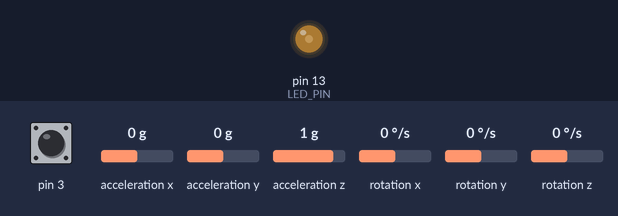
Recording of a sketch running on a simulated Arduino Leonardo, built with avr-gcc and run on an emulated ATmega32U4. On the bench: output pins drawn as LEDs (lit = HIGH). Inputs (shaded band) come from the test bench; at power-on: pin 3 HIGH, acceleration x 0 g, acceleration y 0 g, acceleration z 1 g, rotation x 0 °/s, rotation y 0 °/s, rotation z 0 °/s. The sensor or clock chip raises its interrupt line as the real part does; what the sketch prints to the serial monitor is not drawn.

Above: at 1.7 s.
1.8 s: pin 3 pulled LOW for 0.15 s
At 3.1 s:
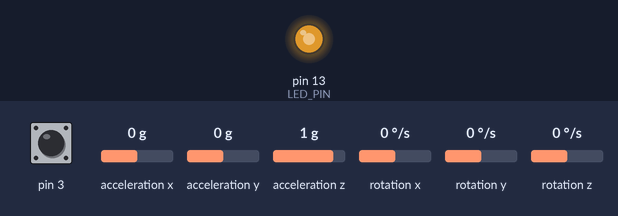
3.5 s: pin 3 pulled LOW for 1 s
At 4.8 s:
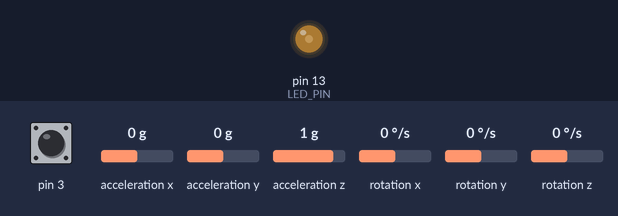
Timing chart, 0 to 6.5 s (numbered marks = the images above; inputs shaded):
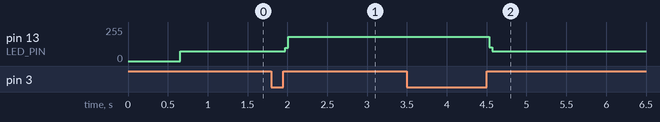

The sketch:

_1_A_Sensor.ino
```cpp
// I2C device class (I2Cdev) demonstration Arduino sketch for MPU6050 class using DMP (MotionApps v2.0)
// 6/21/2012 by Jeff Rowberg <jeff@rowberg.net>
// Updates should (hopefully) always be available at https://github.com/jrowberg/i2cdevlib
//
// Changelog:
//      2013-05-08 - added seamless Fastwire support
//                 - added note about gyro calibration
//      2012-06-21 - added note about Arduino 1.0.1 + Leonardo compatibility error
//      2012-06-20 - improved FIFO overflow handling and simplified read process
//      2012-06-19 - completely rearranged DMP initialization code and simplification
//      2012-06-13 - pull gyro and accel data from FIFO packet instead of reading directly
//      2012-06-09 - fix broken FIFO read sequence and change interrupt detection to RISING
//      2012-06-05 - add gravity-compensated initial reference frame acceleration output
//                 - add 3D math helper file to DMP6 example sketch
//                 - add Euler output and Yaw/Pitch/Roll output formats
//      2012-06-04 - remove accel offset clearing for better results (thanks Sungon Lee)
//      2012-06-01 - fixed gyro sensitivity to be 2000 deg/sec instead of 250
//      2012-05-30 - basic DMP initialization working

/* ============================================
  I2Cdev device library code is placed under the MIT license
  Copyright (c) 2012 Jeff Rowberg

  Permission is hereby granted, free of charge, to any person obtaining a copy
  of this software and associated documentation files (the "Software"), to deal
  in the Software without restriction, including without limitation the rights
  to use, copy, modify, merge, publish, distribute, sublicense, and/or sell
  copies of the Software, and to permit persons to whom the Software is
  furnished to do so, subject to the following conditions:

  The above copyright notice and this permission notice shall be included in
  all copies or substantial portions of the Software.

  THE SOFTWARE IS PROVIDED "AS IS", WITHOUT WARRANTY OF ANY KIND, EXPRESS OR
  IMPLIED, INCLUDING BUT NOT LIMITED TO THE WARRANTIES OF MERCHANTABILITY,
  FITNESS FOR A PARTICULAR PURPOSE AND NONINFRINGEMENT. IN NO EVENT SHALL THE
  AUTHORS OR COPYRIGHT HOLDERS BE LIABLE FOR ANY CLAIM, DAMAGES OR OTHER
  LIABILITY, WHETHER IN AN ACTION OF CONTRACT, TORT OR OTHERWISE, ARISING FROM,
  OUT OF OR IN CONNECTION WITH THE SOFTWARE OR THE USE OR OTHER DEALINGS IN
  THE SOFTWARE.
  ===============================================
*/

int resetCounter = 0;

// Generally, you should use "unsigned long" for variables that hold time
// The value will quickly become too large for an int to store
unsigned long previousMillis = 0;        // will store last time LED was updated

// constants won't change :
const long interval = 900000;
//const long sendInterval = 33;
const long sendInterval = 16.67;
//const long interval = 9000;


//#include <SoftReset.h>
// I2Cdev and MPU6050 must be installed as libraries, or else the .cpp/.h files
// for both classes must be in the include path of your project
#include "I2Cdev.h"

#include "MPU6050_6Axis_MotionApps20.h"
//#include "MPU6050.h" // not necessary if using MotionApps include file

// Arduino Wire library is required if I2Cdev I2CDEV_ARDUINO_WIRE implementation
// is used in I2Cdev.h
#if I2CDEV_IMPLEMENTATION == I2CDEV_ARDUINO_WIRE
#include "Wire.h"
#endif

// class default I2C address is 0x68
// specific I2C addresses may be passed as a parameter here
// AD0 low = 0x68 (default for SparkFun breakout and InvenSense evaluation board)
// AD0 high = 0x69
MPU6050 mpu;//for the GY521 board
//MPU6050 mpu(0x69); // <-- use for AD0 high

/* =========================================================================
   NOTE: In addition to connection 3.3v, GND, SDA, and SCL, this sketch
   depends on the MPU-6050's INT pin being connected to the Arduino's
   external interrupt #0 pin. On the Arduino Uno and Mega 2560, this is
   digital I/O pin 2.
   ========================================================================= */

/* =========================================================================
   NOTE: Arduino v1.0.1 with the Leonardo board generates a compile error
   when using Serial.write(buf, len). The Teapot output uses this method.
   The solution requires a modification to the Arduino USBAPI.h file, which
   is fortunately simple, but annoying. This will be fixed in the next IDE
   release. For more info, see these links:

   http://arduino.cc/forum/index.php/topic,109987.0.html
   http://code.google.com/p/arduino/issues/detail?id=958
   ========================================================================= */


// uncomment "OUTPUT_READABLE_QUATERNION" if you want to see the actual
// quaternion components in a [w, x, y, z] format (not best for parsing
// on a remote host such as Processing or something though)
//#define OUTPUT_READABLE_QUATERNION

// uncomment "OUTPUT_READABLE_EULER" if you want to see Euler angles
// (in degrees) calculated from the quaternions coming from the FIFO.
// Note that Euler angles suffer from gimbal lock (for more info, see
// http://en.wikipedia.org/wiki/Gimbal_lock)
//#define OUTPUT_READABLE_EULER

// uncomment "OUTPUT_READABLE_YAWPITCHROLL" if you want to see the yaw/
// pitch/roll angles (in degrees) calculated from the quaternions coming
// from the FIFO. Note this also requires gravity vector calculations.
// Also note that yaw/pitch/roll angles suffer from gimbal lock (for
// more info, see: http://en.wikipedia.org/wiki/Gimbal_lock)
#define OUTPUT_READABLE_YAWPITCHROLL

// uncomment "OUTPUT_READABLE_REALACCEL" if you want to see acceleration
// components with gravity removed. This acceleration reference frame is
// not compensated for orientation, so +X is always +X according to the
// sensor, just without the effects of gravity. If you want acceleration
// compensated for orientation, us OUTPUT_READABLE_WORLDACCEL instead.
//#define OUTPUT_READABLE_REALACCEL

// uncomment "OUTPUT_READABLE_WORLDACCEL" if you want to see acceleration
// components with gravity removed and adjusted for the world frame of
// reference (yaw is relative to initial orientation, since no magnetometer
// is present in this case). Could be quite handy in some cases.
//#define OUTPUT_READABLE_WORLDACCEL

// uncomment "OUTPUT_TEAPOT" if you want output that matches the
// format used for the InvenSense teapot demo
//#define OUTPUT_TEAPOT


#define LED_PIN 13 // (Arduino is 13, Teensy is 11, Teensy++ is 6)
bool blinkState = false;

// MPU control/status vars
bool dmpReady = false;  // set true if DMP init was successful
uint8_t mpuIntStatus;   // holds actual interrupt status byte from MPU
uint8_t devStatus;      // return status after each device operation (0 = success, !0 = error)
uint16_t packetSize;    // expected DMP packet size (default is 42 bytes)
uint16_t fifoCount;     // count of all bytes currently in FIFO
uint8_t fifoBuffer[64]; // FIFO storage buffer

// orientation/motion vars
Quaternion q;           // [w, x, y, z]         quaternion container
VectorInt16 aa;         // [x, y, z]            accel sensor measurements
VectorInt16 aaReal;     // [x, y, z]            gravity-free accel sensor measurements
VectorInt16 aaWorld;    // [x, y, z]            world-frame accel sensor measurements
VectorFloat gravity;    // [x, y, z]            gravity vector
float euler[3];         // [psi, theta, phi]    Euler angle container
float ypr[3];           // [yaw, pitch, roll]   yaw/pitch/roll container and gravity vector

// packet structure for InvenSense teapot demo
uint8_t teapotPacket[14] = { '$', 0x02, 0, 0, 0, 0, 0, 0, 0, 0, 0x00, 0x00, '\r', '\n' };


// ================================================================
// ===               INTERRUPT DETECTION ROUTINE                ===
// ================================================================

volatile bool mpuInterrupt = false;     // indicates whether MPU interrupt pin has gone high
void dmpDataReady() {
  mpuInterrupt = true;
}


// ================================================================
// ===                      INITIAL SETUP                       ===
// ================================================================

void setup() {
  // join I2C bus (I2Cdev library doesn't do this automatically)
#if I2CDEV_IMPLEMENTATION == I2CDEV_ARDUINO_WIRE
  Wire.begin();
  TWBR = 24; // 400kHz I2C clock (200kHz if CPU is 8MHz)
#elif I2CDEV_IMPLEMENTATION == I2CDEV_BUILTIN_FASTWIRE
  Fastwire::setup(400, true);
#endif

  // initialize serial communication
  // (115200 chosen because it is required for Teapot Demo output, but it's
  // really up to you depending on your project)
  Serial.begin(115200);
  while (!Serial); // wait for Leonardo enumeration, others continue immediately

  // NOTE: 8MHz or slower host processors, like the Teensy @ 3.3v or Ardunio
  // Pro Mini running at 3.3v, cannot handle this baud rate reliably due to
  // the baud timing being too misaligned with processor ticks. You must use
  // 38400 or slower in these cases, or use some kind of external separate
  // crystal solution for the UART timer.

  // initialize device
  Serial.println(F("Initializing I2C devices..."));
  mpu.initialize();

  // verify connection
  Serial.println(F("Testing device connections..."));
  Serial.println(mpu.testConnection() ? F("MPU6050 connection successful") : F("MPU6050 connection failed"));

  // wait for ready
  //   Serial.println(F("\nSend any character to begin DMP programming and demo: "));
  //   while (Serial.available() && Serial.read()); // empty buffer
  //   while (!Serial.available());                 // wait for data
  //   while (Serial.available() && Serial.read()); // empty buffer again

  // load and configure the DMP
  Serial.println(F("Initializing DMP..."));
  devStatus = mpu.dmpInitialize();

  // supply your own gyro offsets here, scaled for min sensitivity
  mpu.setXGyroOffset(220);
  mpu.setYGyroOffset(76);
  mpu.setZGyroOffset(-85);
  mpu.setZAccelOffset(1788); // 1688 factory default for my test chip

  // make sure it worked (returns 0 if so)
  if (devStatus == 0) {
    // turn on the DMP, now that it's ready
    Serial.println(F("Enabling DMP..."));
    mpu.setDMPEnabled(true);

    // enable Arduino interrupt detection
    Serial.println(F("Enabling interrupt detection (Arduino external interrupt 0)..."));
    attachInterrupt(0, dmpDataReady, RISING);
    mpuIntStatus = mpu.getIntStatus();

    // set our DMP Ready flag so the main loop() function knows it's okay to use it
    Serial.println(F("DMP ready! Waiting for first interrupt..."));
    dmpReady = true;

    // get expected DMP packet size for later comparison
    packetSize = mpu.dmpGetFIFOPacketSize();
  } else {
    // ERROR!
    // 1 = initial memory load failed
    // 2 = DMP configuration updates failed
    // (if it's going to break, usually the code will be 1)
    Serial.print(F("DMP Initialization failed (code "));
    Serial.print(devStatus);
    Serial.println(F(")"));
  }

  // configure LED for output
  pinMode(LED_PIN, OUTPUT);
}


// ================================================================
// ===                    MAIN PROGRAM LOOP                     ===
// ================================================================

void loop() {
/*  // add this if freeze randomly
  unsigned long currentMillis = millis();

  if (currentMillis - previousMillis >= interval) {

    previousMillis = currentMillis;
    //soft_restart();
    software_Reset() ;
    // softwareReset( WDTO_60MS);
  }
*/

  // if programming failed, don't try to do anything
  if (!dmpReady)    return;

  // wait for MPU interrupt or extra packet(s) available
  // while (!mpuInterrupt && fifoCount < packetSize) {
  while (!mpuInterrupt) {
    // other program behavior stuff here
    // .
    // .
    // .
    // if you are really paranoid you can frequently test in between other
    // stuff to see if mpuInterrupt is true, and if so, "break;" from the
    // while() loop to immediately process the MPU data
    // .
    // .
    // .
    // soft_restart();
    //   software_Reset() ;
  }

  // reset interrupt flag and get INT_STATUS byte
  mpuInterrupt = false;
  mpuIntStatus = mpu.getIntStatus();

  // get current FIFO count
  fifoCount = mpu.getFIFOCount();

  // check for overflow (this should never happen unless our code is too inefficient)
  if ((mpuIntStatus & 0x10) || fifoCount == 1024) {
    // reset so we can continue cleanly
    mpu.resetFIFO();
    Serial.println(F("FIFO overflow!"));
    software_Reset() ;
    // otherwise, check for DMP data ready interrupt (this should happen frequently)
  } else if (mpuIntStatus & 0x02) {
    // wait for correct available data length, should be a VERY short wait
    while (fifoCount < packetSize) fifoCount = mpu.getFIFOCount();

    // read a packet from FIFO
    mpu.getFIFOBytes(fifoBuffer, packetSize);

    // track FIFO count here in case there is > 1 packet available
    // (this lets us immediately read more without waiting for an interrupt)
    fifoCount -= packetSize;

#ifdef OUTPUT_READABLE_QUATERNION
    // display quaternion values in easy matrix form: w x y z
    mpu.dmpGetQuaternion(&q, fifoBuffer);
    Serial.print("quat\t");
    Serial.print(q.w);
    Serial.print("\t");
    Serial.print(q.x);
    Serial.print("\t");
    Serial.print(q.y);
    Serial.print("\t");
    Serial.println(q.z);
#endif

#ifdef OUTPUT_READABLE_EULER
    // display Euler angles in degrees
    mpu.dmpGetQuaternion(&q, fifoBuffer);
    mpu.dmpGetEuler(euler, &q);
    Serial.print("euler\t");
    Serial.print(euler[0] * 180 / M_PI);
    Serial.print("\t");
    Serial.print(euler[1] * 180 / M_PI);
    Serial.print("\t");
    Serial.println(euler[2] * 180 / M_PI);


#endif

#ifdef OUTPUT_READABLE_YAWPITCHROLL

      unsigned long currentMillis = millis();


  if (currentMillis - previousMillis >= sendInterval) {
    // display Euler angles in degrees
    mpu.dmpGetQuaternion(&q, fifoBuffer);
    mpu.dmpGetGravity(&gravity, &q);
    mpu.dmpGetYawPitchRoll(ypr, &q, &gravity);
    Serial.print("ypr\t");
   // Serial.print(ypr[0] * 180 / M_PI);
    //Serial.print("\t");
   // Serial.print(ypr[1] * 180 / M_PI);
   // Serial.print("\t");
    Serial.println(ypr[2] * 180 / M_PI);


    previousMillis = currentMillis;

  }
#endif

#ifdef OUTPUT_READABLE_REALACCEL
    // display real acceleration, adjusted to remove gravity
    mpu.dmpGetQuaternion(&q, fifoBuffer);
    mpu.dmpGetAccel(&aa, fifoBuffer);
    mpu.dmpGetGravity(&gravity, &q);
    mpu.dmpGetLinearAccel(&aaReal, &aa, &gravity);
    Serial.print("areal\t");
    Serial.print(aaReal.x);
    Serial.print("\t");
    Serial.print(aaReal.y);
    Serial.print("\t");
    Serial.println(aaReal.z);
#endif

#ifdef OUTPUT_READABLE_WORLDACCEL
    // display initial world-frame acceleration, adjusted to remove gravity
    // and rotated based on known orientation from quaternion
    mpu.dmpGetQuaternion(&q, fifoBuffer);
    mpu.dmpGetAccel(&aa, fifoBuffer);
    mpu.dmpGetGravity(&gravity, &q);
    mpu.dmpGetLinearAccel(&aaReal, &aa, &gravity);
    mpu.dmpGetLinearAccelInWorld(&aaWorld, &aaReal, &q);
    Serial.print("aworld\t");
    Serial.print(aaWorld.x);
    Serial.print("\t");
    Serial.print(aaWorld.y);
    Serial.print("\t");
    Serial.println(aaWorld.z);
#endif

#ifdef OUTPUT_TEAPOT
    // display quaternion values in InvenSense Teapot demo format:
    teapotPacket[2] = fifoBuffer[0];
    teapotPacket[3] = fifoBuffer[1];
    teapotPacket[4] = fifoBuffer[4];
    teapotPacket[5] = fifoBuffer[5];
    teapotPacket[6] = fifoBuffer[8];
    teapotPacket[7] = fifoBuffer[9];
    teapotPacket[8] = fifoBuffer[12];
    teapotPacket[9] = fifoBuffer[13];
    Serial.write(teapotPacket, 14);
    teapotPacket[11]++; // packetCount, loops at 0xFF on purpose
#endif

    // blink LED to indicate activity
    blinkState = !blinkState;
    digitalWrite(LED_PIN, blinkState);

    resetCounter = 0;
  }
  Serial.flush();

}

void software_Reset() // Restarts program from beginning but does not reset the peripherals and registers
{
  asm volatile ("  jmp 0");
}
/*

   This method requires to connect one of the digital pins (e.g., digital pin 7) to the reset pin of the Arduino via a 1kOhm or 2.2kOhm resistor. Then set the digital pin as OUTPUT and keep it HIGH as long as no reboot/reset is required. Once a reboot is needed, just set the digital pin to LOW. This method works because by putting the reset pin to a LOW state, the micro-controller receives a "hardware reset signal". The following Arduino sketch code shows how to implement and use this method:

  Hide   Copy Code
  void softwareReset( uint8_t prescaller) {
  uint32_t resetTime = millis() + delayMillis;
  while ( resetTime > millis()) { // wait and do nothing... }
  // set digital pin 7 to LOW - reset the MCU
  digitalWrite( 7, LOW);
  }

  void setup() {
  // set digital pin 7 mode to OUTPUT
  // it is connected to reset pin via 1kOHM resistor
  pinMode( 7, OUTPUT);
  digitalWrite( 7, HIGH);
  }

  void loop() {
  // ... various code...

  // restart in 60 milliseconds
  softwareReset( 60);
  }

*/
```

Measured:
- after the input at 1.8 s, pin 13 (LED_PIN): 73/255 → 183/255 after 0.17 s
- after the input at 3.5 s, pin 13 (LED_PIN): 183/255 → 73/255 after 1.0 s
